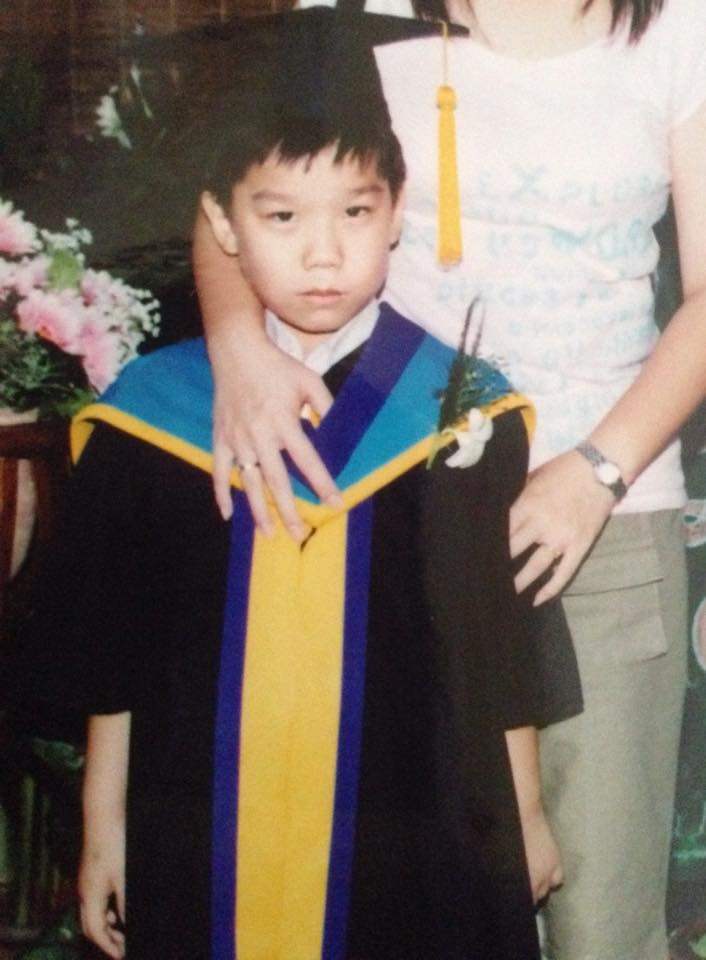
#> input picture face-detection-from-photo/test2.jpg, 706 x 960 px
$ python face.py
#> lines starting #> are read from the running program, lines starting #| are printed output that depends on the picture; after the words box and inside, x2 and y2 are one past the last pixel; in counts of white or black regions, pixels touching at a corner belong together
import cv2 as cv
img = cv.imread('test2.jpg')
#> img is the input picture: shape (960, 706, 3); mean B, G, R 100.9, 110.1, 120.3

face_model = cv.CascadeClassifier('face-detect-model.xml')
gray_scale = cv.cvtColor(img, cv.COLOR_BGR2GRAY)
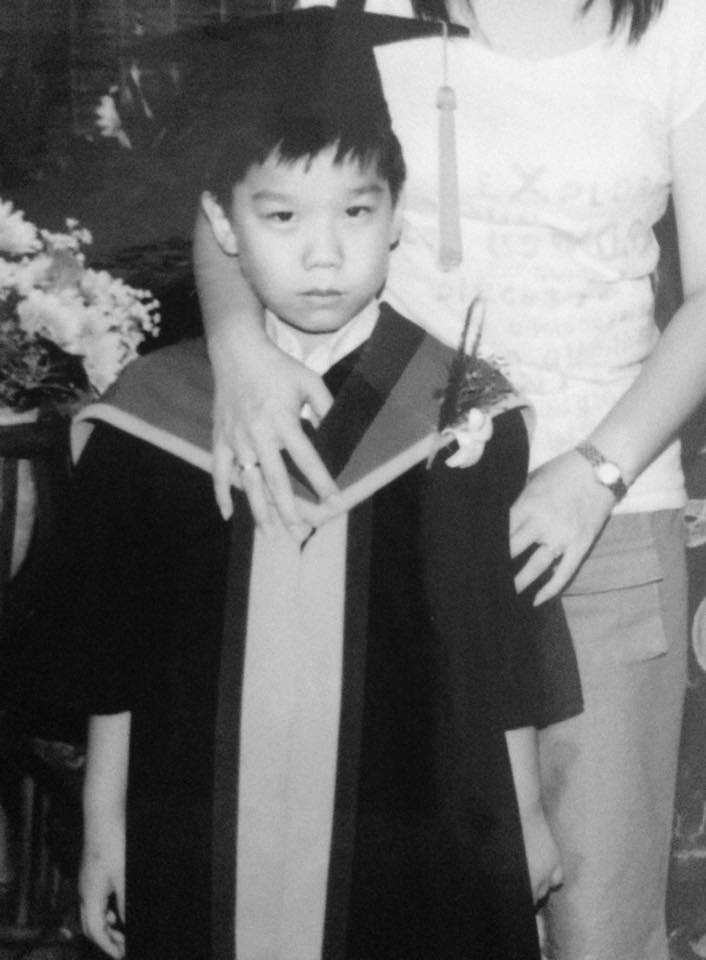
#> gray_scale: shape (960, 706); min 4, max 248, mean 112.2
faces = face_model.detectMultiScale(gray_scale)
#> faces = [[225, 144, 187, 187]]

for (x,y,w,h) in faces:
    cv.rectangle(img,(x,y),(x+w,y+h),(255,255,0),2)
#> this loop made 1 pass
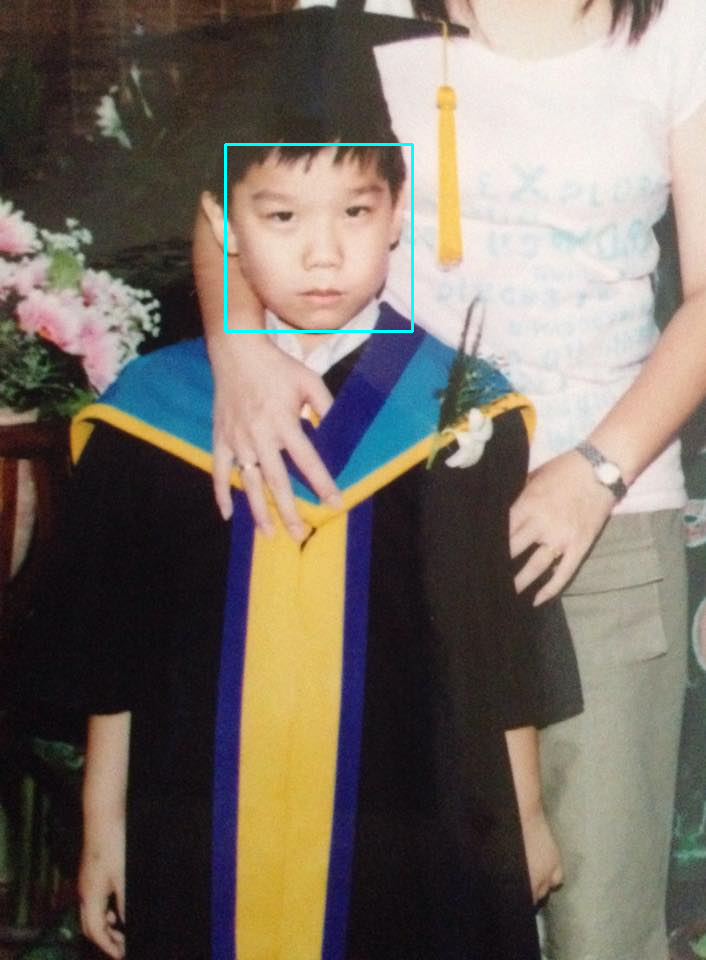
#> img: shape (960, 706, 3); 0.33% of pixels changed, all inside (x1, y1, x2, y2) = (224, 143, 414, 333)

cv.imshow('image',img)
cv.waitKey(0)
cv.destroyAllWindows()
